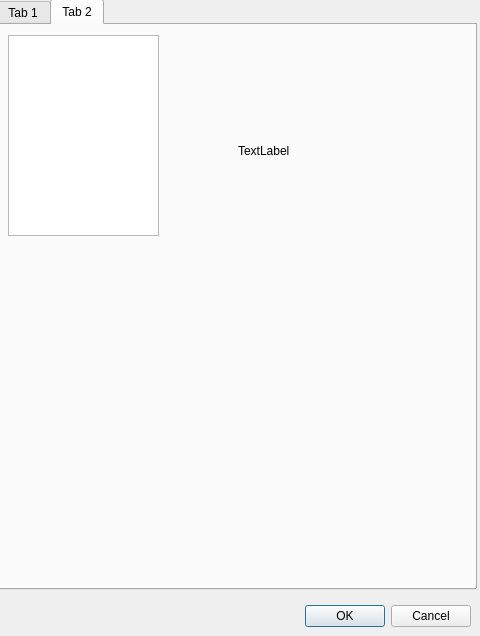
<?xml version="1.0" encoding="UTF-8"?>
<ui version="4.0">
 <class>Dialog</class>
 <widget class="QDialog" name="Dialog">
  <property name="geometry">
   <rect>
    <x>0</x>
    <y>0</y>
    <width>480</width>
    <height>636</height>
   </rect>
  </property>
  <property name="windowTitle">
   <string>Dialog</string>
  </property>
  <widget class="QDialogButtonBox" name="buttonBox">
   <property name="geometry">
    <rect>
     <x>10</x>
     <y>600</y>
     <width>461</width>
     <height>32</height>
    </rect>
   </property>
   <property name="orientation">
    <enum>Qt::Orientation::Horizontal</enum>
   </property>
   <property name="standardButtons">
    <set>QDialogButtonBox::StandardButton::Cancel|QDialogButtonBox::StandardButton::Ok</set>
   </property>
  </widget>
  <widget class="QTabWidget" name="tabWidget">
   <property name="geometry">
    <rect>
     <x>-4</x>
     <y>-1</y>
     <width>481</width>
     <height>591</height>
    </rect>
   </property>
   <property name="currentIndex">
    <number>1</number>
   </property>
   <widget class="QWidget" name="tab">
    <attribute name="title">
     <string>Tab 1</string>
    </attribute>
    <widget class="QListWidget" name="listWidget_2">
     <property name="geometry">
      <rect>
       <x>10</x>
       <y>10</y>
       <width>151</width>
       <height>201</height>
      </rect>
     </property>
    </widget>
   </widget>
   <widget class="QWidget" name="tab_2">
    <attribute name="title">
     <string>Tab 2</string>
    </attribute>
    <widget class="QListWidget" name="listWidget">
     <property name="geometry">
      <rect>
       <x>10</x>
       <y>10</y>
       <width>151</width>
       <height>201</height>
      </rect>
     </property>
    </widget>
    <widget class="QLabel" name="label">
     <property name="geometry">
      <rect>
       <x>240</x>
       <y>40</y>
       <width>131</width>
       <height>171</height>
      </rect>
     </property>
     <property name="text">
      <string>TextLabel</string>
     </property>
    </widget>
   </widget>
  </widget>
 </widget>
 <resources/>
 <connections>
  <connection>
   <sender>buttonBox</sender>
   <signal>accepted()</signal>
   <receiver>Dialog</receiver>
   <slot>accept()</slot>
   <hints>
    <hint type="sourcelabel">
     <x>248</x>
     <y>254</y>
    </hint>
    <hint type="destinationlabel">
     <x>157</x>
     <y>274</y>
    </hint>
   </hints>
  </connection>
  <connection>
   <sender>buttonBox</sender>
   <signal>rejected()</signal>
   <receiver>Dialog</receiver>
   <slot>reject()</slot>
   <hints>
    <hint type="sourcelabel">
     <x>316</x>
     <y>260</y>
    </hint>
    <hint type="destinationlabel">
     <x>286</x>
     <y>274</y>
    </hint>
   </hints>
  </connection>
 </connections>
</ui>
